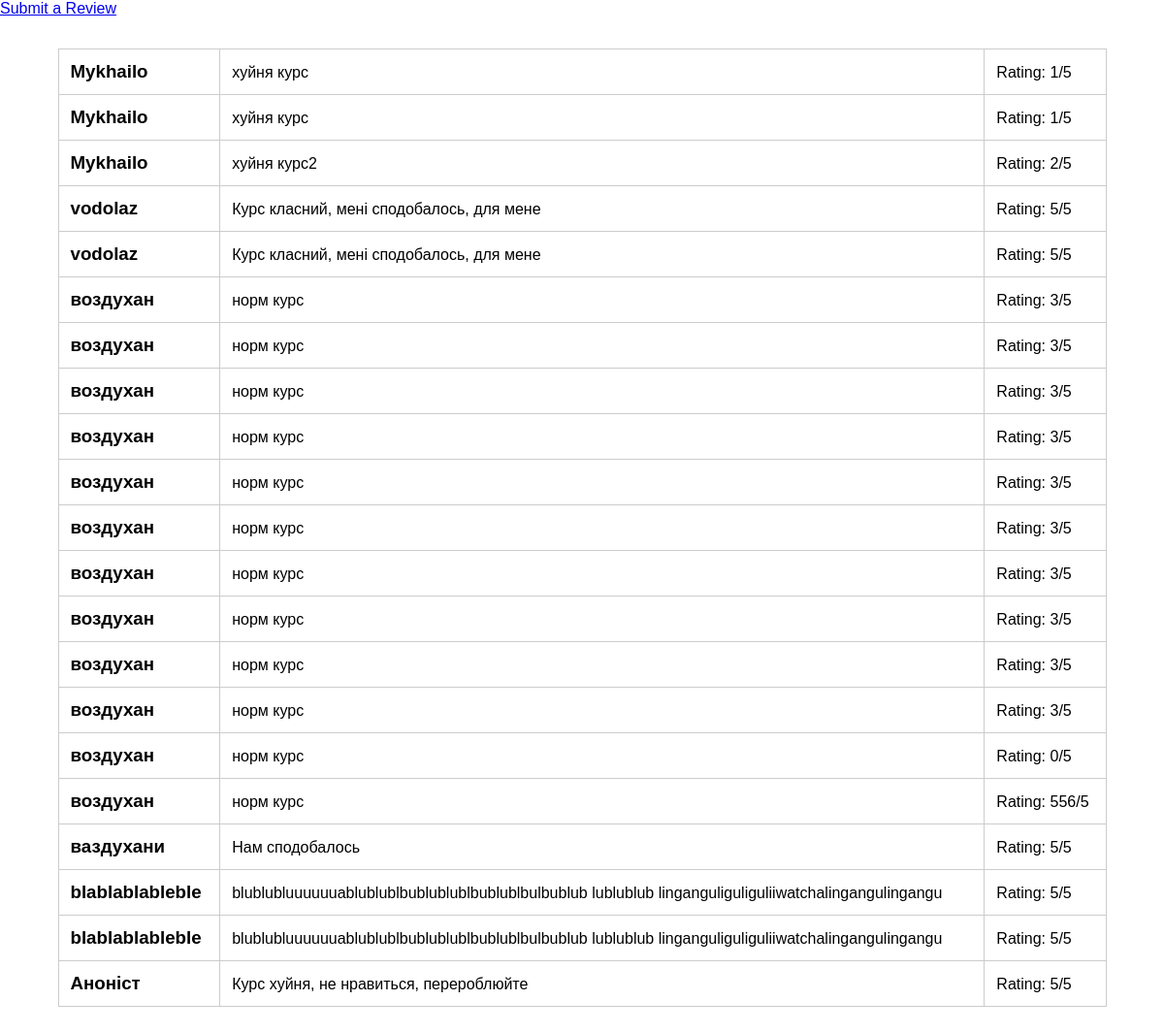
/all-reviews, run on the app's committed database.
### reviews/models.py (models this page shows)
class Review(models.Model):
    user_name = models.CharField(max_length=100)
    review_text = models.TextField(max_length=1000)
    rating = models.IntegerField(validators=[MinValueValidator(1),
                                             MaxValueValidator(5)])

### reviews/views.py (the view)
# urls.py: path('all-reviews', views.AllReviewsView.as_view(), name='all_reviews'),
class AllReviewsView(View):
    def get(self, request):
        reviews = Review.objects.all()
        return render(request, 'reviews/all_reviews.html', {"reviews": reviews})

### reviews/templates/reviews/all_reviews.html (shortened to what this page needs)
{% load static %}
<!DOCTYPE html>
<html lang="en">
<head>
    <link rel="stylesheet" href="{% static 'reviews/styles.css' %}">
</head>
<body>
    <a href="{% url 'review' %}">Submit a Review</a>
    <div class="review-table">
        {% for review in reviews %}
            <div>
                <h3>{{ review.user_name }}</h3>
                <p>{{ review.review_text }}</p>
                <p>Rating: {{ review.rating }}/5</p>
            </div>
        {% endfor %}
    </div>
</body>
</html>

### reviews/static/reviews/styles.css (style rules this page uses)
body { font-family: sans-serif; margin: 0; }
.review-table { width: 90%; margin: 2rem auto; display: table; border-collapse: collapse; }
.review-table div { display: table-row; }
.review-table h3, .review-table p { display: table-cell; margin: 0; padding: 0.75rem; border: 1px solid #ccc; }

### data on the page
Review: user_name "Mykhailo", review_text "хуйня курс", rating "1"
Review: user_name "Mykhailo", review_text "хуйня курс", rating "1"
Review: user_name "Mykhailo", review_text "хуйня курс2", rating "2"
Review: user_name "vodolaz", review_text "Курс класний, мені сподобалось, для мене", rating "5"
Review: user_name "vodolaz", review_text "Курс класний, мені сподобалось, для мене", rating "5"
Review: user_name "воздухан", review_text "норм курс", rating "3"
Review: user_name "воздухан", review_text "норм курс", rating "3"
Review: user_name "воздухан", review_text "норм курс", rating "3"
Review: user_name "воздухан", review_text "норм курс", rating "3"
Review: user_name "воздухан", review_text "норм курс", rating "3"
Review: user_name "воздухан", review_text "норм курс", rating "3"
Review: user_name "воздухан", review_text "норм курс", rating "3"
Review: user_name "воздухан", review_text "норм курс", rating "3"
Review: user_name "воздухан", review_text "норм курс", rating "3"
Review: user_name "воздухан", review_text "норм курс", rating "3"
Review: user_name "воздухан", review_text "норм курс", rating "0"
Review: user_name "воздухан", review_text "норм курс", rating "556"
Review: user_name "ваздухани", review_text "Нам сподобалось", rating "5"
Review: user_name "blablablableble", review_text "blublubluuuuuuablublublbublublublbublublbulbublub lublublub linganguliguliguliiwatchalingangulingangu", rating "5"
Review: user_name "blablablableble", review_text "blublubluuuuuuablublublbublublublbublublbulbublub lublublub linganguliguliguliiwatchalingangulingangu", rating "5"
Review: user_name "Аноніст", review_text "Курс хуйня, не нравиться, перероблюйте", rating "5"
